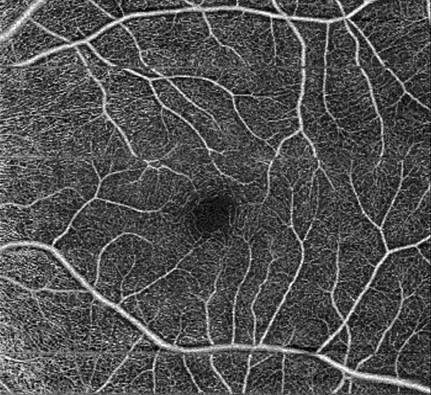
#> input picture Backend/OCTATEST2.png, 431 x 395 px, found by its file name
$ python OCTA_skel_perim_features.py
#> lines starting #> are read from the running program, lines starting #| are printed output that depends on the picture
import numpy as np
from skimage import filters, feature
from skimage.morphology import skeletonize, remove_small_objects
from skan import Skeleton, summarize
from PIL import Image

filepath = 'UNCC_ECE_OPTHOTOOL//Backend//OCTATEST2.png'

#function for skeletonizing an OCTA image
def skeletonize_image(filepath):
    #takes filepath and makes it into a PIL image, grayscales, and converts to numpy array
    pillow_image = Image.open(filepath)
    Gray_image = pillow_image.convert('L')
    image_array = np.array(Gray_image)

    #cleans up image, threshold pixel values to be above 100
    image_array = image_array > filters.threshold_otsu(image_array)

    #create skeletonized map from image
    oct_skeleton_image = skeletonize(image_array)
    #oct_skeleton_image = remove_small_objects(oct_skeleton_image, min_size=5)
    #changes numpy array to PIL image and then saves the image
    pil_skeleton = Image.fromarray(oct_skeleton_image)

    pil_skeleton.save('skeleton.png')

def perimeter_image(filepath):
    pillow_image = Image.open(filepath)
    Gray_img = pillow_image.convert('L')
    image_array = np.array(Gray_img)


    filtered_img = filters.frangi(image_array)
    perimeter_img = filtered_img * 100000
    perimeter_img = perimeter_img > filters.threshold_otsu(perimeter_img)
    #perimeter_img = remove_small_objects(perimeter_img, min_size=5)
    perimeter_img = Image.fromarray(perimeter_img)
    perimeter_img = perimeter_img.convert('L')
    perimeter_img.save('perimeter.png')
'''
skeletonize_image(filepath)
perimeter_image(filepath)
'''

def OCTA_Features(filepath):

    #creates skeletonized image
    pillow_image = Image.open(filepath)
#> pillow_image is the input picture: PIL image 431x395 P; min 0, max 255, mean 80.5
    Gray_image = pillow_image.convert('L')
    image_array = np.array(Gray_image)
    image_array2 = image_array > filters.threshold_otsu(image_array)
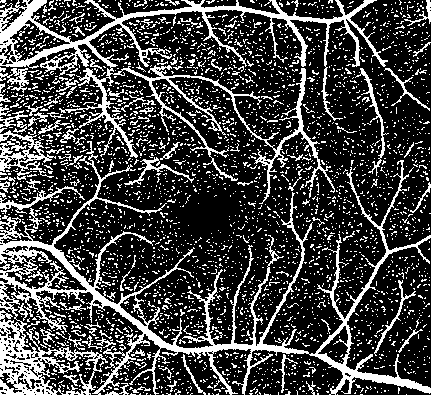
#> image_array2: shape (395, 431) bool; 26% white in thin lines or dots
    octa_skeleton = skeletonize(image_array2)
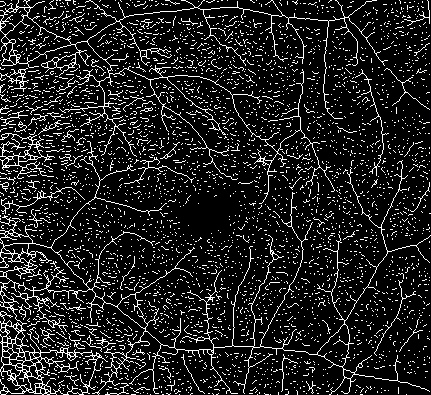
#> octa_skeleton: shape (395, 431) bool; 12.5% white in thin lines or dots

    #creates perimeter map
    filtered_img = filters.frangi(image_array)
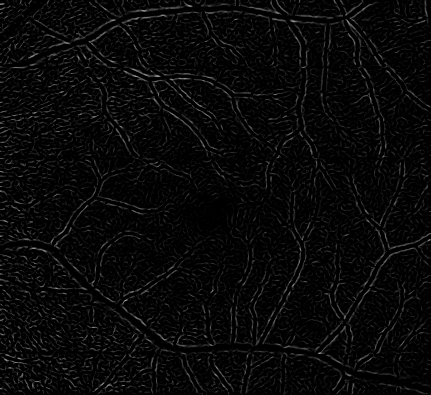
#> filtered_img: shape (395, 431) float64; min 0, max 0.639, mean 0.0345
    perimeter_img = filtered_img * 100000
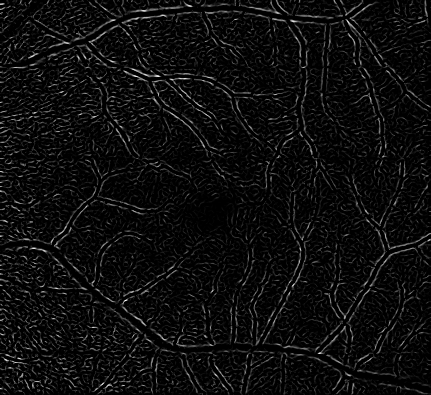
#> perimeter_img: shape (395, 431) float64; min 0, max 63898.7, mean 3450.3; drawn with min black and max white
    perimeter_img = perimeter_img > filters.threshold_otsu(perimeter_img)
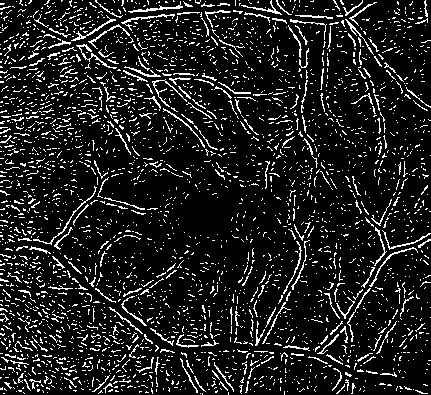
#> perimeter_img: shape (395, 431) bool; 12% white in thin lines or dots
    octa_perimeter = Image.fromarray(perimeter_img)
#> octa_perimeter: PIL image 431x395 1; 12% white in thin lines or dots

    #area of the scans (presumed 6mm)
    area = 6000/304
    #BVD calculation

    BVD = area*(np.sum(octa_perimeter)/np.sum(octa_skeleton))
#> BVD = 18.99

    #VPI calculation
    temp = image_array
    temp = feature.canny(temp,sigma = 1)
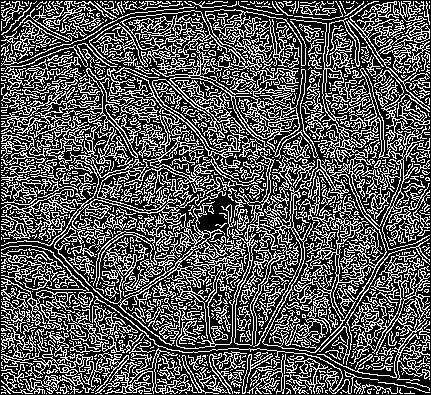
#> temp: shape (395, 431) bool; 34.6% white in thin lines or dots
    circle_area = np.sum(np.ones(temp.shape))
#> circle_area = 170245
    circle_pixels = np.sum(temp)
#> circle_pixels = 58926
    VPI = circle_pixels*100/circle_area
#> VPI = 34.61

    #BVT calculations
    branch_data = summarize(Skeleton(octa_skeleton))
    branch_distance = branch_data['branch-distance'].values
    euc_distance = branch_data['euclidean-distance'].values
    temp_BVT = np.empty(len(branch_distance))
    print(branch_distance)
    print(euc_distance)
    for i in range(len(temp_BVT)):
        if euc_distance[i] != 0:
            temp_BVT[i] = branch_distance[i]/euc_distance[i]
    BVT = np.mean(temp_BVT)

    BVD = round(BVD, 4)
    VPI = round(VPI, 4)
    BVT = round(BVT, 4)
    print('BVD: ', BVD, 'VPI: ', VPI, 'BVT: ', BVT)

    return BVD, VPI, BVT

OCTA_Features(filepath)
#> (the call stopped at in OCTA_Features, `branch_data = summarize(Skeleton(octa_skeleton))`: skan is not available in this run)
